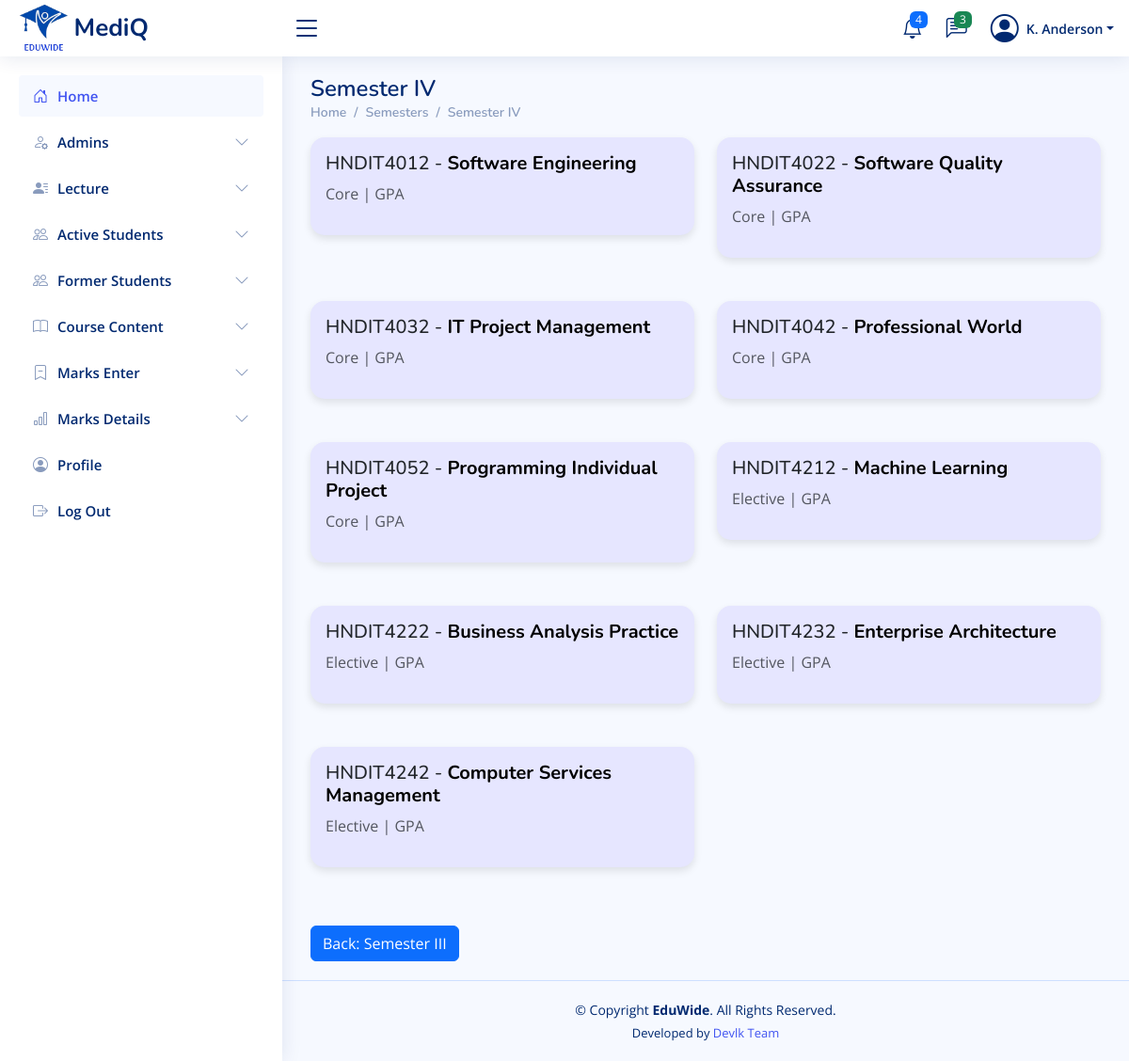
Screenshot of /admin/pages-semester4.php (signed in) with the database file from the repository.
### tables this page shows
CREATE TABLE `subjects` (
  `id` int(11) NOT NULL,
  `semester` varchar(50) DEFAULT NULL,
  `code` varchar(20) DEFAULT NULL,
  `name` varchar(255) DEFAULT NULL,
  `description` varchar(255) DEFAULT NULL
);

### admin/pages-semester4.php (the view, shortened to what this page needs)
<?php
require_once '../includes/db-conn.php';
$sql = "SELECT * FROM subjects WHERE semester = 'Semester IV'";
$result = $conn->query($sql);
?>
<!DOCTYPE html>
<html lang="en">
<head>
    <?php include_once("../includes/css-links-inc.php"); ?>
</head>
<body>
    <?php include_once("../includes/header.php") ?>
    <?php include_once("../includes/sadmin-sidebar.php") ?>
    <main id="main" class="main">
        <div class="pagetitle">
            <h1>Semester IV</h1>
            <nav>
                <ol class="breadcrumb">
                    <li class="breadcrumb-item"><a href="">Home</a></li>
                    <li class="breadcrumb-item"><a href="">Semesters</a></li>
                    <li class="breadcrumb-item"><a href="">Semester IV</a></li>
                </ol>
            </nav>
        </div>
        <section class="section">
            <div class="row">
                <?php
                if ($result->num_rows > 0) {
                    while($row = $result->fetch_assoc()) {
                        echo '<div class="col-md-6 mb-3">
                                <div class="card p-3">
                                    <h5>' . $row['code'] . ' - <a href="marks-entry.php?subject_id=' . $row['id'] . '">' . $row['name'] . '</a></h5>
                                    <p class="text-muted">' . $row['description'] . '</p>
                                </div>
                              </div>';
                    }
                } else {
                    echo "No subjects found";
                }
                ?>
            </div>
            <a href="pages-semester3.php" class="btn btn-primary mt-3">Back: Semester III</a>
        </section>
    </main>
    <?php include_once("../includes/footer.php") ?>
</body>
</html>

### assets/css/style.css (style rules this page uses)
:root { scroll-behavior: smooth; }
body { font-family: "Open Sans", sans-serif; background: #f6f9ff; color: #444444; }
h1, h2, h3, h4, h5, h6 { font-family: "Nunito", sans-serif; }
#main { margin-top: 60px; padding: 20px 30px; transition: all 0.3s; }
.pagetitle { margin-bottom: 10px; }
.pagetitle h1 { font-size: 24px; margin-bottom: 0; font-weight: 600; color: #012970; }
.card { margin-bottom: 30px; border: none; border-radius: 5px; box-shadow: 0px 0 30px rgba(1, 41, 112, 0.1); }
.breadcrumb { font-size: 14px; font-family: "Nunito", sans-serif; color: #899bbd; font-weight: 600; }
.breadcrumb a { color: #899bbd; transition: 0.3s; }
.breadcrumb .breadcrumb-item::before { color: #899bbd; }
@media (min-width: 1200px) { #main, #footer { margin-left: 300px; } }

### admin/pages-semester4.php (style rules this page uses)
.card { border: none; border-radius: 15px; box-shadow: 0 4px 8px rgba(0, 0, 0, 0.1); transition: transform 0.3s ease-in-out; background-color: #e6e6ff; }
.card a { text-decoration: none; color: #000; font-weight: bold; }

### rows the page displays
subjects: code "HNDIT4012", name "Software Engineering", description "Core | GPA"
subjects: code "HNDIT4022", name "Software Quality Assurance", description "Core | GPA"
subjects: code "HNDIT4032", name "IT Project Management", description "Core | GPA"
subjects: code "HNDIT4042", name "Professional World", description "Core | GPA"
subjects: code "HNDIT4052", name "Programming Individual Project", description "Core | GPA"
subjects: code "HNDIT4212", name "Machine Learning", description "Elective | GPA"
subjects: code "HNDIT4222", name "Business Analysis Practice", description "Elective | GPA"
subjects: code "HNDIT4232", name "Enterprise Architecture", description "Elective | GPA"
subjects: code "HNDIT4242", name "Computer Services Management", description "Elective | GPA"
